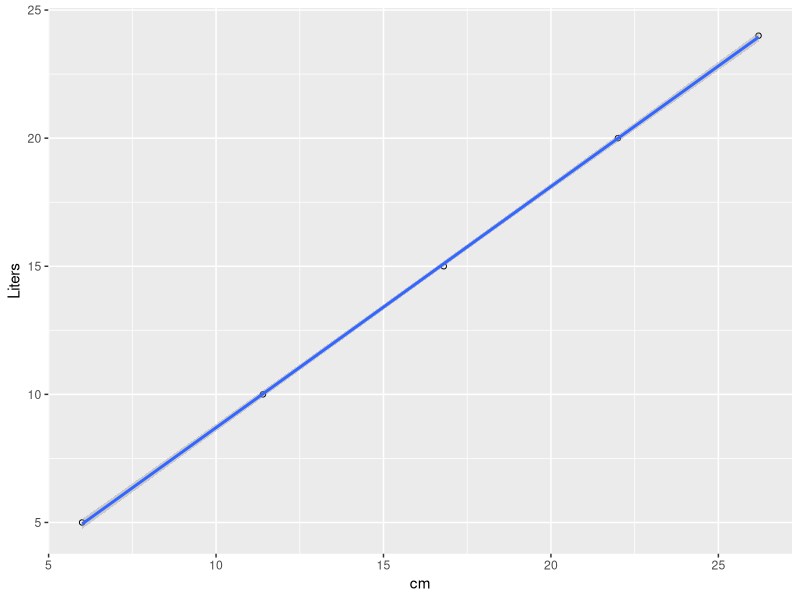

Write R code to recreate this figure.
library(ggplot2)

dat = data.frame(xvar = c(6, 11.4, 16.8, 22, 26.2), yvar = c(5, 10, 15, 20, 24))
ggplot(dat, aes(x=xvar, y=yvar)) +
  xlab("cm") + ylab("Liters") +
  geom_point(shape=1) +    # Use hollow circles
  geom_smooth(method=lm)   # Add linear regression line 
#  (by default includes 95% confidence region)

# shows the linear regression
lm(yvar ~ xvar, dat)

kettle_volume_height <- function(x) { -0.7059 + 0.9409 * x }
kettle_volume_height(15.9)